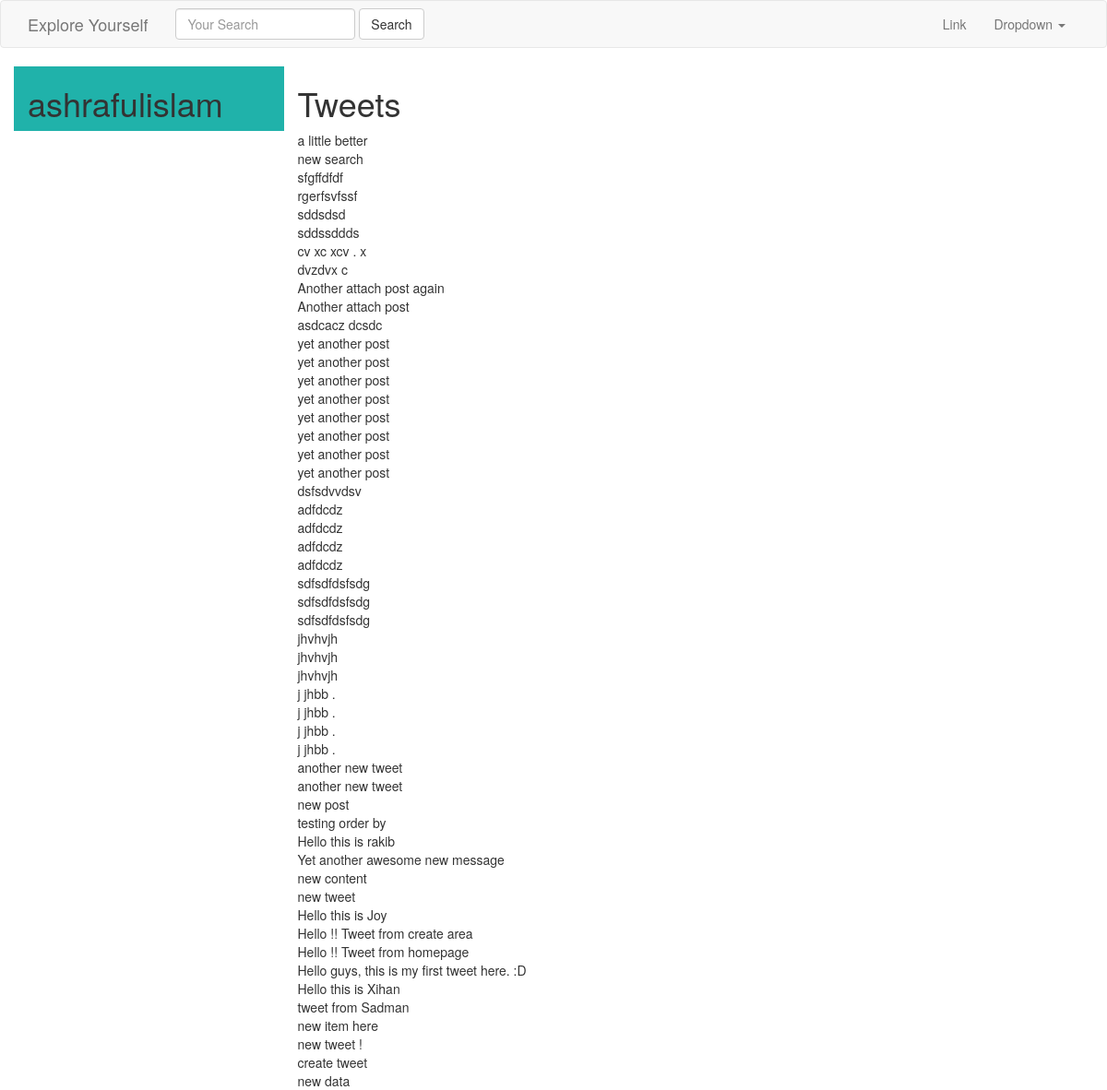
The page /profiles/ashrafulislam/ on the database as committed earlier.
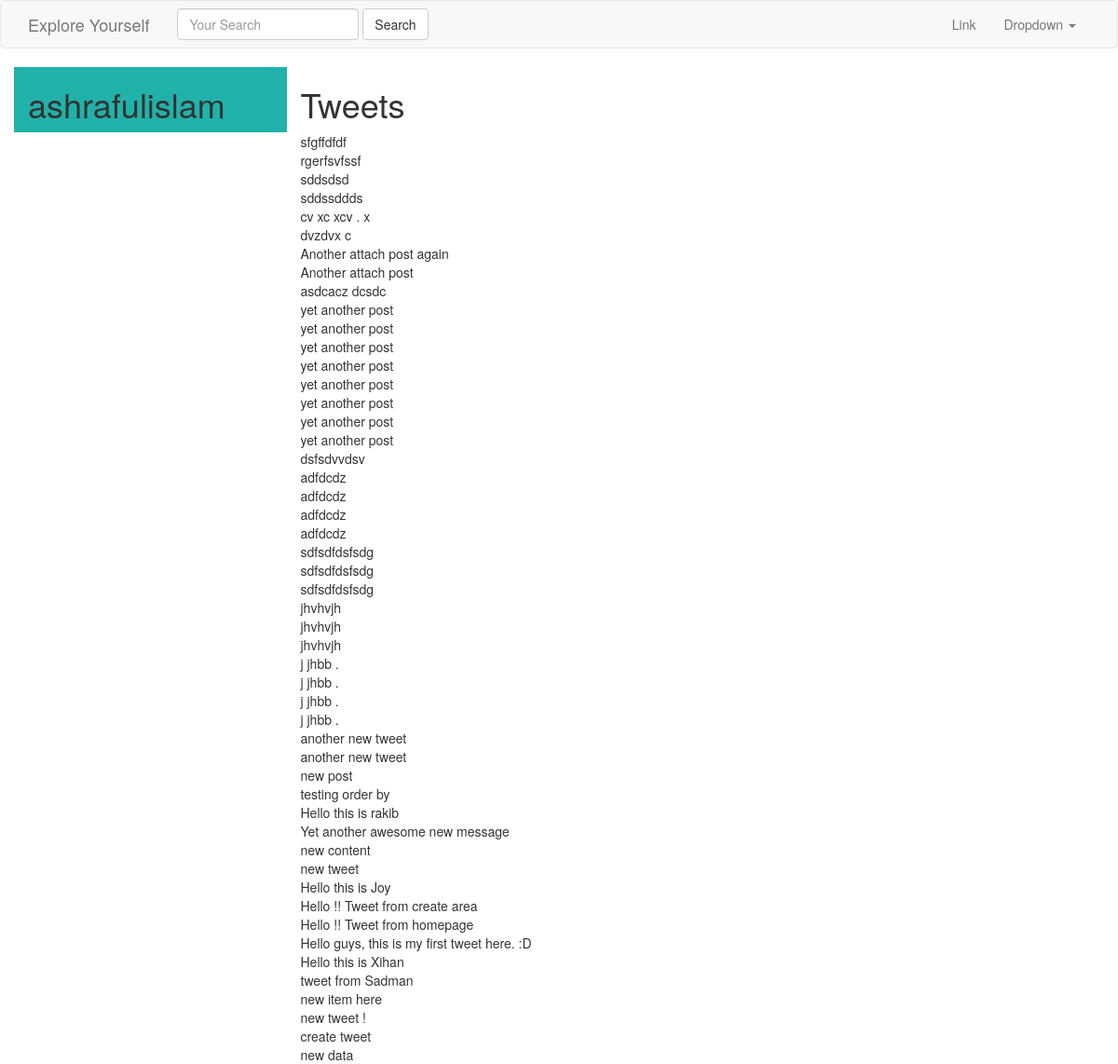
The same page on the database as committed later.
### tweets/models.py (models this page shows, shortened)
class Tweet(models.Model):
	user = models.ForeignKey(settings.AUTH_USER_MODEL, on_delete = models.DO_NOTHING)
	content   = models.CharField(max_length=140, validators=[validate_content])
	updated   = models.DateTimeField(auto_now=True)
	timestamp = models.DateTimeField(auto_now_add=True)
	def __str__(self):
		return str(self.content)
	class Meta:
		ordering = ['-timestamp']

### accounts/views.py (the view)
# urls.py: url(r'^(?P<username>[\w.@+-]+)/$', UserDetailView.as_view(), name='detail'), #tweet/1/
class UserDetailView(DetailView):
	template_name = 'accounts/user_detail.html'
	queryset = User.objects.all()
	def get_object(self):
		return get_object_or_404(User, username__iexact=self.kwargs.get("username"))

### accounts/templates/accounts/user_detail.html
{% extends "base.html" %}
{% block content %}
<div class='row'>
	<div class="col-sm-3 col-xs-12" style="background-color: #20B2AA;">
		<h1> {{ object.username }} </h1>
	</div>
	<div class="col-sm-9 col-xs-12">
		<h1> Tweets </h1>
		{% for tweet in object.tweet_set.all %}
		{{ tweet }} <br/>
		{% endfor %}
	</div>
</div>
{% endblock content %}

### templates/base.html (shortened to what this page needs)
{% load static %}
<html lang="en">
  <head>
    <link href="{% static 'css/bootstrap.min.css' %}" rel="stylesheet">
  </head>
  <body>
    {% include "navbar.html" %}
    <div class='container'>
      {% block content %}
      {% endblock content %}
  </body>
</html>

### templates/navbar.html (shortened to what this page needs)
<nav class="navbar navbar-default">
  <div class="container">
    <div class="navbar-header">
      <a class="navbar-brand" href="{% url 'home' %}">Explore Yourself</a>
    </div>
    {% include "tweets/search_form.html" %}
    <div class="collapse navbar-collapse" id="bs-example-navbar-collapse-1">
      <ul class="nav navbar-nav navbar-right">
        <li><a href="#">Link</a></li>
        <li class="dropdown">
          <a href="#" class="dropdown-toggle" data-toggle="dropdown" role="button" aria-haspopup="true" aria-expanded="false">Dropdown <span class="caret"></span></a>
        </li>
      </ul>
    </div>
  </div>
</nav>

### tweets/templates/tweets/search_form.html
<form id='navbar-search-form' class="navbar-form navbar-left" method="GET" action="{% url "tweet:list" %}"">
	<div class="form-group">
		<input  class="form-control" type="text" name="q" placeholder='Your Search' value='{{ request.GET.q }}' />
		</div>
	<input class="btn btn-default" type="submit" value="Search">
</form>

Rows that differ between the two databases and show on the page:
no longer on this page (row edited): Tweet: content "a little better"
no longer on this page (row edited): Tweet: content "new search"
